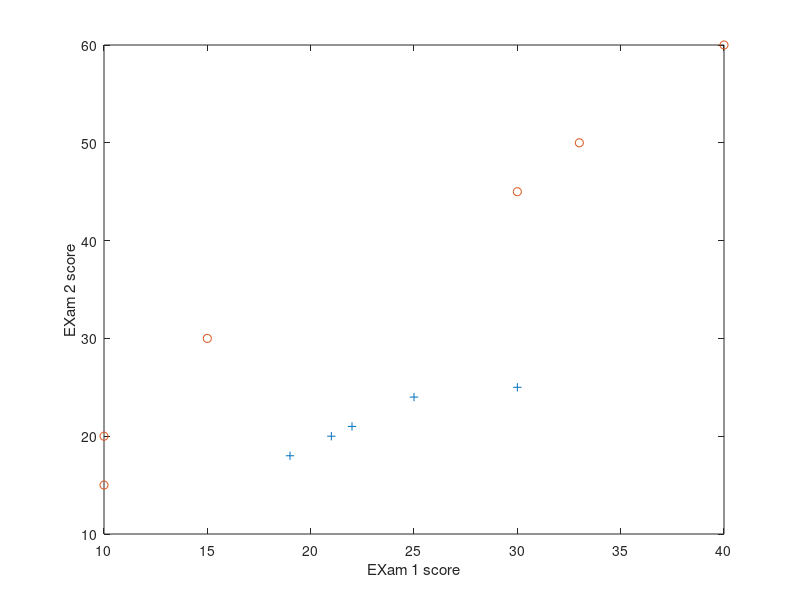
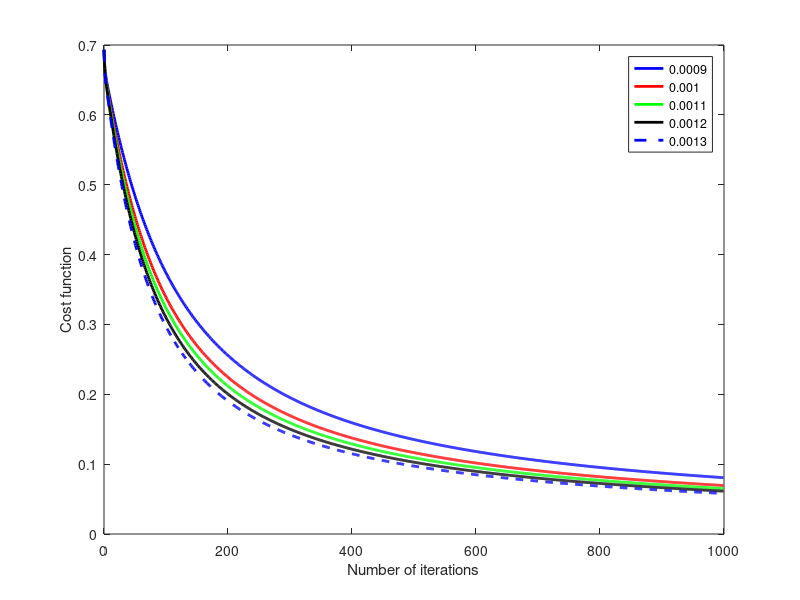
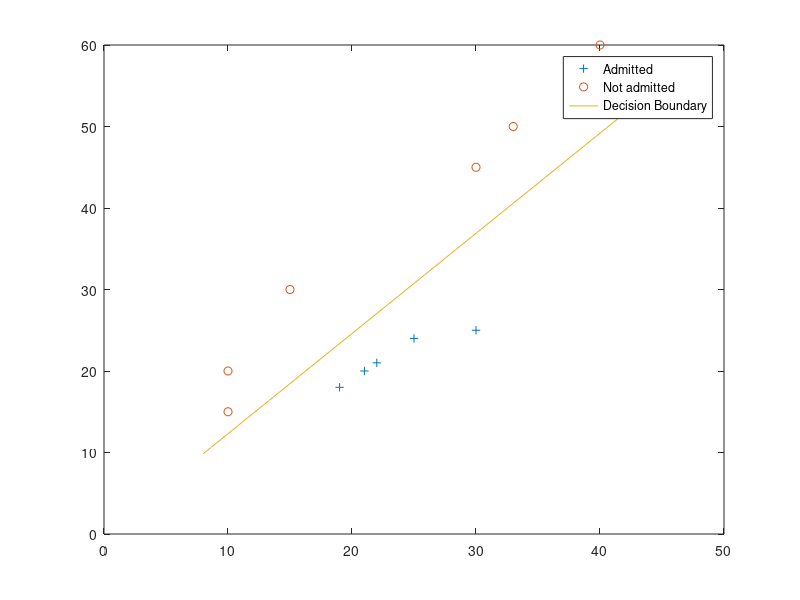

Recreate these plots in MATLAB, in order.
%logister回归梯度下降法
clear all;
close all;
clc;
X = [19 18; 21 20; 22 21; 25 24; 30 25; 10 20; 15 30; 33 50; 10 15; 30 45; 40 60];%每一行为一个样本
y = [1 1 1 1 1 0 0 0 0 0 0]';

%样本处理
%x_mean = mean(X);
%x_max = max(X);
%x_min = min(X);
%X = (X - x_mean).*(x_max - x_min).^-1;

[m, n] = size(X);%获得样本数量
sample_num = m;
X = [ones(m, 1), X]; %X增加一维

%Plot the training data
figure;%画出数据集图
pos = find(y == 1);neg = find(y == 0);
plot(X(pos, 2), X(pos, 3), '+');%画出数据点
hold on;
plot(X(neg, 2), X(neg, 3), 'o');
hold on
xlabel('EXam 1 score')
ylabel('EXam 2 score')

itera_num = 1000;%设置迭代次数
g = inline('1.0./(1.0 + exp(-z))');%这个就相当于制造了一个function g（z）=1.0 ./ (1.0 + eXp(-z))
plotstyle = {'b', 'r', 'g', 'k', 'b--', 'r--'};
figure;%建立新窗口
alpha = [0.0009, 0.0011, 0.0012, 0.0013, 0.0014];%下面就分别用这几个学习速率看看哪个更好
for alpha_i = 1:length(alpha)
	theta = zeros(n+1, 1);
	J = zeros(itera_num, 1);%记录代价函数
	for i = 1:itera_num
		z = X * theta;
		h = g(z);
		J(i) = (1/sample_num).*sum(-y.*log(h) - (1 - y).*log(1 - h));
		grand = (1/sample_num).*X'*(h - y);
		theta = theta - alpha(alpha_i).*grand;
	end
	plot(0:itera_num-1, J(1:itera_num),char(plotstyle(alpha_i)), 'LineWidth', 2);
	hold on
end
legend('0.0009', '0.001','0.0011','0.0012','0.0013' ,'0.0014');%给每一个线段格式标注上
xlabel('Number of iterations');
ylabel('Cost function');
plot_X = [min(X(:,2))-2,  max(X(:,2))+2];
plot_y = (-1./theta(3)).*(theta(2).*plot_X +theta(1));
figure;
plot(X(pos, 2), X(pos, 3), '+');
hold on;
plot(X(neg, 2), X(neg, 3), 'o');
hold on;
plot(plot_X, plot_y);
legend('Admitted', 'Not admitted', 'Decision Boundary');
hold off;